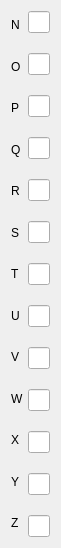
   <widget class="QWidget" name="layoutWidget">
    <property name="geometry">
     <rect>
      <x>130</x>
      <y>80</y>
      <width>51</width>
      <height>531</height>
     </rect>
    </property>
    <layout class="QHBoxLayout" name="horizontalLayout">
     <property name="spacing">
      <number>4</number>
     </property>
     <item>
      <layout class="QVBoxLayout" name="N_ZLayout">
       <property name="spacing">
        <number>14</number>
       </property>
       <item>
        <widget class="QLabel" name="N_Label">
         <property name="font">
          <font>
           <family>Helvetica</family>
          </font>
         </property>
         <property name="text">
          <string>N</string>
         </property>
        </widget>
       </item>
       <item>
        <widget class="QLabel" name="O_Label">
         <property name="font">
          <font>
           <family>Helvetica</family>
          </font>
         </property>
         <property name="text">
          <string>O</string>
         </property>
        </widget>
       </item>
       <item>
        <widget class="QLabel" name="P_Label">
         <property name="font">
          <font>
           <family>Helvetica</family>
          </font>
         </property>
         <property name="text">
          <string>P</string>
         </property>
        </widget>
       </item>
       <item>
        <widget class="QLabel" name="Q_Label">
         <property name="font">
          <font>
           <family>Helvetica</family>
          </font>
         </property>
         <property name="text">
          <string>Q</string>
         </property>
        </widget>
       </item>
       <item>
        <widget class="QLabel" name="R_Label">
         <property name="font">
          <font>
           <family>Helvetica</family>
          </font>
         </property>
         <property name="text">
          <string>R</string>
         </property>
        </widget>
       </item>
       <item>
        <widget class="QLabel" name="S_Label">
         <property name="font">
          <font>
           <family>Helvetica</family>
          </font>
         </property>
         <property name="text">
          <string>S</string>
         </property>
        </widget>
       </item>
       <item>
        <widget class="QLabel" name="T_Label">
         <property name="font">
          <font>
           <family>Helvetica</family>
          </font>
         </property>
         <property name="text">
          <string>T</string>
         </property>
        </widget>
       </item>
       <item>
        <widget class="QLabel" name="U_Label">
         <property name="font">
          <font>
           <family>Helvetica</family>
          </font>
         </property>
         <property name="text">
          <string>U</string>
         </property>
        </widget>
       </item>
       <item>
        <widget class="QLabel" name="V_Label">
         <property name="font">
          <font>
           <family>Helvetica</family>
          </font>
         </property>
         <property name="text">
          <string>V</string>
         </property>
        </widget>
       </item>
       <item>
        <widget class="QLabel" name="W_Label">
         <property name="font">
          <font>
           <family>Helvetica</family>
          </font>
         </property>
         <property name="text">
          <string>W</string>
         </property>
        </widget>
       </item>
       <item>
        <widget class="QLabel" name="X_Label">
         <property name="font">
          <font>
           <family>Helvetica</family>
          </font>
         </property>
         <property name="text">
          <string>X</string>
         </property>
        </widget>
       </item>
       <item>
        <widget class="QLabel" name="Y_Label">
         <property name="font">
          <font>
           <family>Helvetica</family>
          </font>
         </property>
         <property name="text">
          <string>Y</string>
         </property>
        </widget>
       </item>
       <item>
        <widget class="QLabel" name="Z_Label">
         <property name="font">
          <font>
           <family>Helvetica</family>
          </font>
         </property>
         <property name="text">
          <string>Z</string>
         </property>
        </widget>
       </item>
      </layout>
     </item>
     <item>
      <layout class="QVBoxLayout" name="N_ZEditLayout">
       <property name="spacing">
        <number>20</number>
       </property>
       <item>
        <widget class="QLineEdit" name="N_EditBox">
         <property name="font">
          <font>
           <family>Helvetica</family>
          </font>
         </property>
         <property name="layoutDirection">
          <enum>Qt::LeftToRight</enum>
         </property>
         <property name="maxLength">
          <number>1</number>
         </property>
        </widget>
       </item>
       <item>
        <widget class="QLineEdit" name="O_EditBox">
         <property name="font">
          <font>
           <family>Helvetica</family>
          </font>
         </property>
         <property name="layoutDirection">
          <enum>Qt::LeftToRight</enum>
         </property>
         <property name="maxLength">
          <number>1</number>
         </property>
        </widget>
       </item>
       <item>
        <widget class="QLineEdit" name="P_EditBox">
         <property name="font">
          <font>
           <family>Helvetica</family>
          </font>
         </property>
         <property name="layoutDirection">
          <enum>Qt::LeftToRight</enum>
         </property>
         <property name="maxLength">
          <number>1</number>
         </property>
        </widget>
       </item>
       <item>
        <widget class="QLineEdit" name="Q_EditBox">
         <property name="font">
          <font>
           <family>Helvetica</family>
          </font>
         </property>
         <property name="layoutDirection">
          <enum>Qt::LeftToRight</enum>
         </property>
         <property name="maxLength">
          <number>1</number>
         </property>
        </widget>
       </item>
       <item>
        <widget class="QLineEdit" name="R_EditBox">
         <property name="font">
          <font>
           <family>Helvetica</family>
          </font>
         </property>
         <property name="layoutDirection">
          <enum>Qt::LeftToRight</enum>
         </property>
         <property name="maxLength">
          <number>1</number>
         </property>
        </widget>
       </item>
       <item>
        <widget class="QLineEdit" name="S_EditBox">
         <property name="font">
          <font>
           <family>Helvetica</family>
          </font>
         </property>
         <property name="layoutDirection">
          <enum>Qt::LeftToRight</enum>
         </property>
         <property name="maxLength">
          <number>1</number>
         </property>
        </widget>
       </item>
       <item>
        <widget class="QLineEdit" name="T_EditBox">
         <property name="font">
          <font>
           <family>Helvetica</family>
          </font>
         </property>
         <property name="layoutDirection">
          <enum>Qt::LeftToRight</enum>
         </property>
         <property name="maxLength">
          <number>1</number>
         </property>
        </widget>
       </item>
       <item>
        <widget class="QLineEdit" name="U_EditBox">
         <property name="font">
          <font>
           <family>Helvetica</family>
          </font>
         </property>
         <property name="layoutDirection">
          <enum>Qt::LeftToRight</enum>
         </property>
         <property name="maxLength">
          <number>1</number>
         </property>
        </widget>
       </item>
       <item>
        <widget class="QLineEdit" name="V_EditBox">
         <property name="font">
          <font>
           <family>Helvetica</family>
          </font>
         </property>
         <property name="layoutDirection">
          <enum>Qt::LeftToRight</enum>
         </property>
         <property name="maxLength">
          <number>1</number>
         </property>
        </widget>
       </item>
       <item>
        <widget class="QLineEdit" name="W_EditBox">
         <property name="font">
          <font>
           <family>Helvetica</family>
          </font>
         </property>
         <property name="layoutDirection">
          <enum>Qt::LeftToRight</enum>
         </property>
         <property name="maxLength">
          <number>1</number>
         </property>
        </widget>
       </item>
       <item>
        <widget class="QLineEdit" name="X_EditBox">
         <property name="font">
          <font>
           <family>Helvetica</family>
          </font>
         </property>
         <property name="layoutDirection">
          <enum>Qt::LeftToRight</enum>
         </property>
         <property name="maxLength">
          <number>1</number>
         </property>
        </widget>
       </item>
       <item>
        <widget class="QLineEdit" name="Y_EditBox">
         <property name="font">
          <font>
           <family>Helvetica</family>
          </font>
         </property>
         <property name="layoutDirection">
          <enum>Qt::LeftToRight</enum>
         </property>
         <property name="maxLength">
          <number>1</number>
         </property>
        </widget>
       </item>
       <item>
        <widget class="QLineEdit" name="Z_EditBox">
         <property name="font">
          <font>
           <family>Helvetica</family>
          </font>
         </property>
         <property name="layoutDirection">
          <enum>Qt::LeftToRight</enum>
         </property>
         <property name="maxLength">
          <number>1</number>
         </property>
        </widget>
       </item>
      </layout>
     </item>
    </layout>
   </widget>
